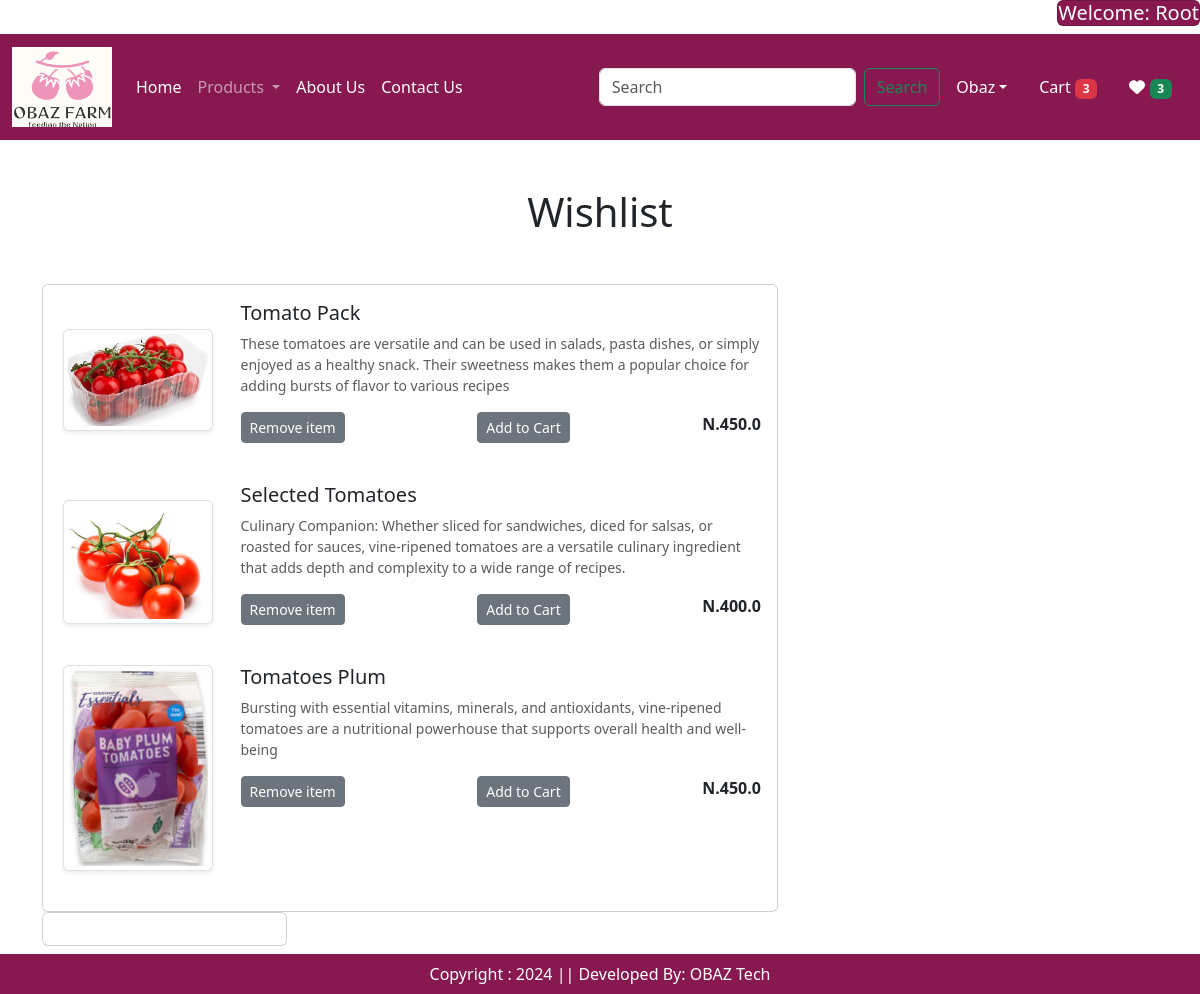
Screenshot of /wishlist/ (signed in) with the database file from the repository.
### app/models.py (models this page shows)
class Wishlist(models.Model):
    user = models.ForeignKey(User, on_delete=models.CASCADE)
    product = models.ForeignKey(Product, on_delete = models.CASCADE)

class Product(models.Model):
    title = models.CharField(max_length = 100)
    selling_price = models.FloatField()
    discounted_price = models.FloatField()
    description = models.TextField()
    composition = models.TextField(default = '')
    prodapp = models.TextField(default = '')
    category = models.CharField(choices = CATEGORY_CHOICES, max_length = 2)
    product_image = models.ImageField(upload_to = 'product')
    def __str__(self):
        return self.title

### app/views.py (the view)
# urls.py: path('wishlist/', views.show_wish, name = 'wishlist'),
def show_wish(request):
    totalitem = get_total_cart_items(request)
    wishtotalitem = get_total_wish_items(request)
    user = request.user
    wishlist = Wishlist.objects.filter(user = user)
    for p in wishlist:
        print(p.user)
        print(p.product)
    amount = 0
    totalamount = amount + 40
    return render(request, 'app/wishlist.html', locals())

### app/views.py (called while the page is built)
def get_total_cart_items(request):
    totalitem = 0
    if request.user.is_authenticated:
        totalitem = len(Cart.objects.filter(user = request.user))
    return totalitem

def get_total_wish_items(request):
    wishtotalitem = 0
    if request.user.is_authenticated:
        wishtotalitem = len(Wishlist.objects.filter(user = request.user))
    return wishtotalitem

### app/templates/app/wishlist.html (shortened to what this page needs)
{% extends 'app/base.html' %}
{% load static %}
{% block main-content %}
<div class="container my-5">
<div class = "row">
{% if wishlist %}
<h1 class="text-center mb-5">Wishlist</h1>
<div class = "col-sm-8">
<div class = "card">
<div class = "card-body">
{% for item in wishlist %}
<div class = "row">
<div class = "col-sm-3 text-center align-self-center"><img src = "{{item.product.product_image.url}}" alt = "" srcset = ""
class = "img-fluid img-thumbnail shadow-sm" height = "150" width = "150"></div>
<div class = "col-sm-9">
<h5>{{item.product.title}}</h5>
<p class = "mb-2 text-muted small">{{item.product.description}}</p>
<div class = "my-3">
<div class = "d-flex justify-content-between">
<a href = "#" class = "remove-wishlist btn btn-sm btn-secondary mr-1" pid = {{item.product.id}}>Remove item</a>
<a href = "#" class = "add-cart btn btn-sm btn-secondary mr-3" pid = {{item.product.id}}>Add to Cart</a>
<p class = "mb-0"><span><strong> N.{{item.product.discounted_price}}</strong></span></p>
</div>
</div>
</div>
</div>
<br class = "text-muted">
{% endfor %}
</div>
</div>
<div class = "col-sm-4">
<div class = "card">
<div class = "card-body">
{% else %}
<h1 class = "text-center mb-5">Wishlist is Empty</h1>
{% endif %}
</div>
</div>
</div>
{% endblock main-content %}

### app/templates/app/base.html (shortened to what this page needs)
<!DOCTYPE html>
{% load static %}
<html lang="en">
<head>
    <link href = "https://cdn.jsdelivr.net/npm/bootstrap@5.3.3/dist/css/bootstrap.min.css" rel = "stylesheet"
    />
    <link href="https://cdn.jsdelivr.net/npm/bootstrap-icons/font/bootstrap-icons.css" rel="stylesheet"/>
    <link rel = "stylesheet" href = "{% static 'app/css/owl.carousel.min.css' %}" />
    <link rel = "stylesheet" href = "{% static 'app/css/all.min.css' %}" />
     <link rel = "stylesheet" href = "{% static 'app/css/style.css' %}" />
</head>
<body>
<div class = "row">
<div class = "col-sm-12">
 <div class ="float-end">
 <h5 style = "color: black;">{% if request.user.is_authenticated %}  <span class = "text-capitalize card  text-white" style = "background-color: rgb(135 25 80)"> Welcome: {{request.user}} {% endif %}</span></h5>
     </div>
     </div>
  <div class = "col-sm-12">
<nav class="navbar navbar-expand-lg navbar-dark">
  <div class="container-fluid">
    <a class="navbar-brand" href="{% url 'home' %}"><img src = "{% static "app/images/company_logo.png" %}" width = "100" height = "80"/></a>
    <div class="collapse navbar-collapse" id="navbarSupportedContent">
      <ul class="navbar-nav me-auto mb-2 mb-lg-0">
      {% if request.user.is_authenticated %}
        <li class="nav-item">
          <a class="nav-link active" aria-current="page" href="{% url 'home' %}">Home</a>
        </li>
        <li class="nav-item dropdown">
          <a class="nav-link dropdown-toggle" href="#" role="button" data-bs-toggle="dropdown" aria-expanded="false">
            Products
          </a>
        </li>
       <li class="nav-item">
          <a class="nav-link text-white" href="{% url 'about' %}">About Us</a>
        </li>
        <li class="nav-item">
          <a class="nav-link text-white" href="{% url 'contact' %}">Contact Us</a>
        </li>
      </ul>
      <form class="d-flex" role="search">
        <input class="form-control me-2" type="search" placeholder="Search" aria-label="Search">
        <button class="btn btn-outline-success" type="submit">Search</button>
      </form>
    </div>
    <ul class = "navbar-nav me-auto mb-2 mb-lg-0">
    <li class = "nav-item dropdown mx-2">
    <a class = "nav-link dropdown-toggle text-white" href = "#"
    id = "profileDropdown" role = "button" data-bs-toggle = "dropdown"
    aria-expanded = "false">Obaz</a>
    </li>
    <li class = "nav-item mx-2">
        <a href = "{% url 'showcart' %}"  id = "eml" class = "nav-link text-white">Cart <span class = "badge bg-danger">{% if totalitem > 0 %} {{totalitem}} {% endif %}</span></a>
    </li>
    <li class = "nav-item mx-2">
        <a href = "{% url 'wishlist' %}" id = "wish" class = "nav-link text-white"> <span> <i class ="fa fa-heart"></i></span>
        <span class ="badge bg-success" > {% if wishtotalitem > 0 %} {{wishtotalitem}} {% endif %}
          </span> </a>
    </li>
    {% endif %}
    </ul>
  </div>
  </div>
</div>
{% block main-content %}{% endblock main-content %}
<footer class = "container-fluid fixed-bottom text-white text-center p-2 mt-5">
Copyright : 2024 || Developed By: OBAZ Tech
</footer>
</body>
</html>

### app/static/app/css/style.css (style rules this page uses)
.navbar { background-color: rgb(135 25 80) !important; }
footer { background-color: rgb(135 25 80) !important; }

### rows the page displays
Wishlist: product.product_image (picture), product "Tomato Pack", product.description "These tomatoes are versatile and can be used in salads, pasta dishes, or simply enjoyed as a healthy snack. Their sweetness makes them a popular choice for adding bursts of flavor to various recipes", product.discounted_price "450.0"
Wishlist: product.product_image (picture), product "Selected Tomatoes", product.description "Culinary Companion: Whether sliced for sandwiches, diced for salsas, or roasted for sauces, vine-ripened tomatoes are a versatile culinary ingredient that adds depth and complexity to a wide range of recipes.", product.discounted_price "400.0"
Wishlist: product.product_image (picture), product "Tomatoes Plum", product.description "Bursting with essential vitamins, minerals, and antioxidants, vine-ripened tomatoes are a nutritional powerhouse that supports overall health and well-being", product.discounted_price "450.0"

### other values shown
{{ request.user }} "Root"
{{ totalitem }} "3"
{{ wishtotalitem }} "3"
